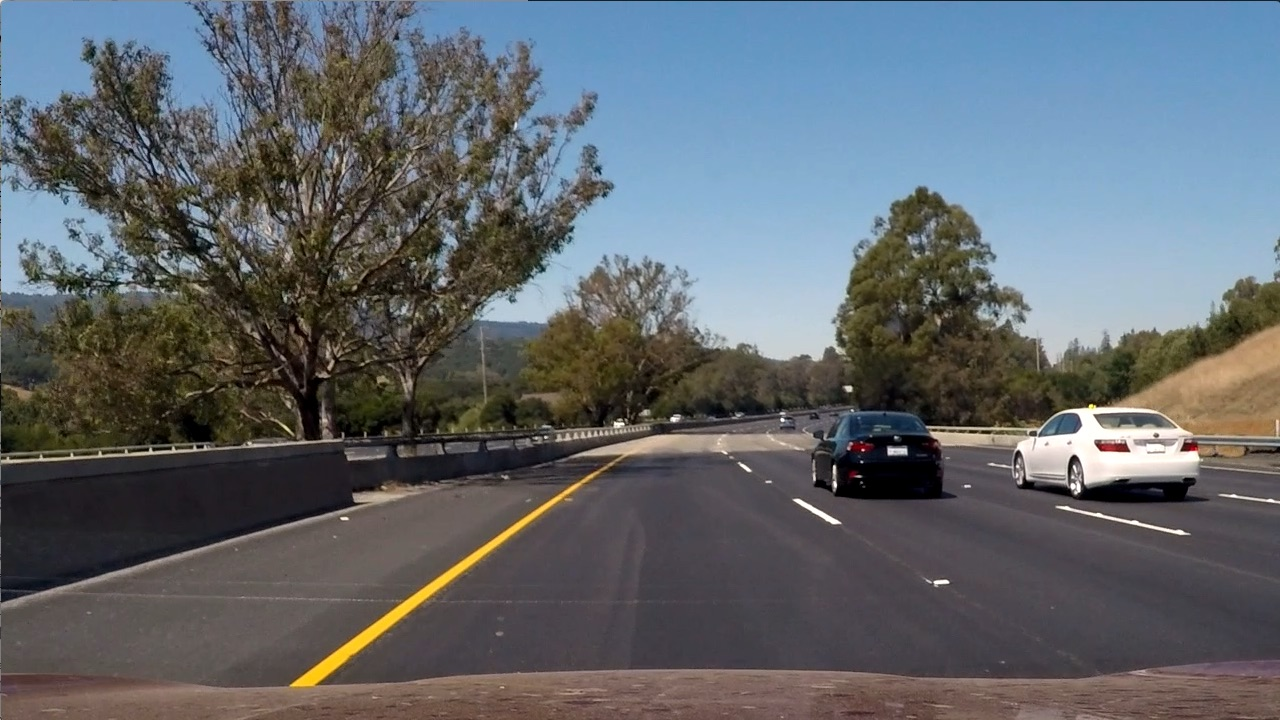
#> input picture HLS_n_Color_Thresholds/test6.jpg, 1280 x 720 px, found by its file name
$ jupyter execute RGBtoHLS.ipynb
#> lines starting #> are read from the running program, lines starting #| are printed output that depends on the picture; after the words box and inside, x2 and y2 are one past the last pixel; in counts of white or black regions, pixels touching at a corner belong together
[cell 1]
import matplotlib.pyplot as plt
import matplotlib.image as mpimg
import numpy as np
import cv2
import os

base_dir = 'Gradients_Color_spaces/GradientNColorspaces/HLS_n_Color_Thresholds'
# Read in an image, you can also try test1.jpg or test4.jpg
image = mpimg.imread(os.path.join(base_dir, 'test6.jpg'))
#> image is the input picture: shape (720, 1280, 3); mean R, G, B 97, 102.6, 107.9

# TODO: Define a function that thresholds the S-channel of HLS
# Use exclusive lower bound (>) and inclusive upper (<=)
def hls_select(img, thresh=(0, 255)):
    # 1) Convert to HLS color space
    # 2) Apply a threshold to the S channel
    # 3) Return a binary image of threshold result
#> called with thresh = (120, 255)
    hls_img = cv2.cvtColor(img, cv2.COLOR_RGB2HLS)
#> hls_img: shape (720, 1280, 3); mean of channels 0, 1, 2 76.7, 102.2, 57.5
    s_img = hls_img[:, :, 2]
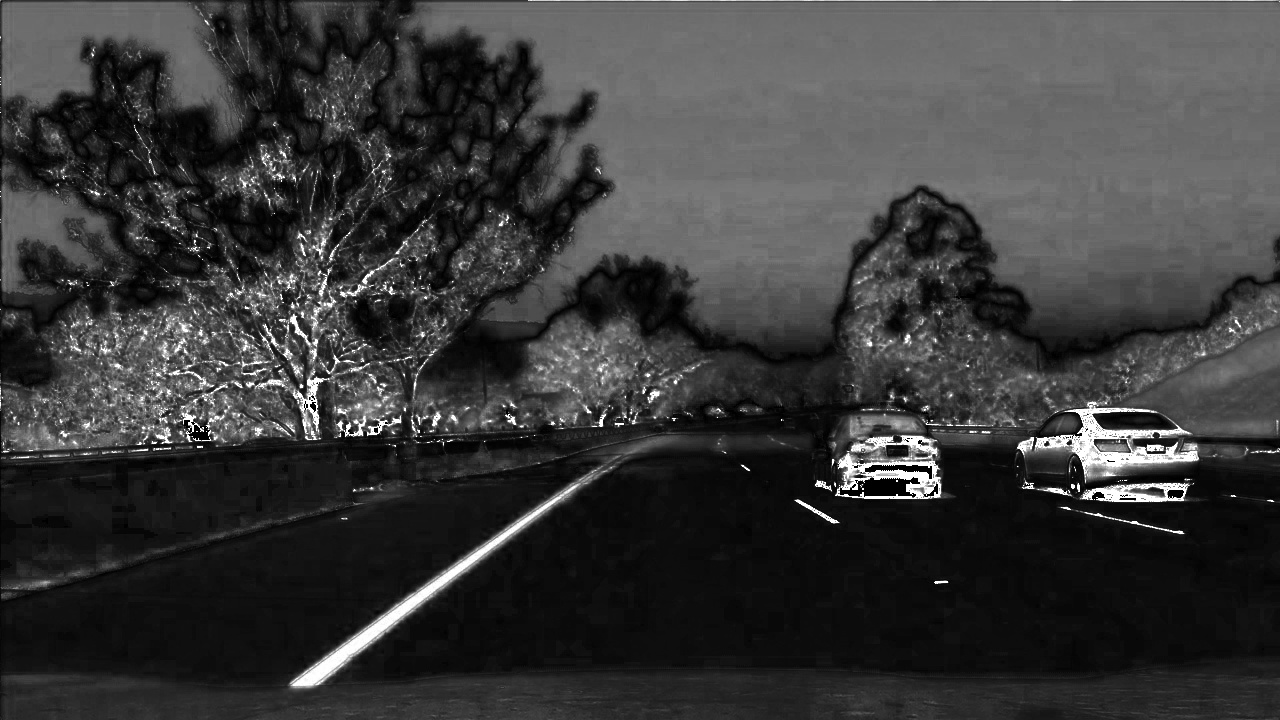
#> s_img: shape (720, 1280); min 0, max 255, mean 57.5
    binary_output = np.zeros_like(s_img)
    binary_output[(s_img > thresh[0]) & (s_img <= thresh[1])] = 1
    return binary_output

# tune the threshold
hls_binary = hls_select(image, thresh=(120, 255))
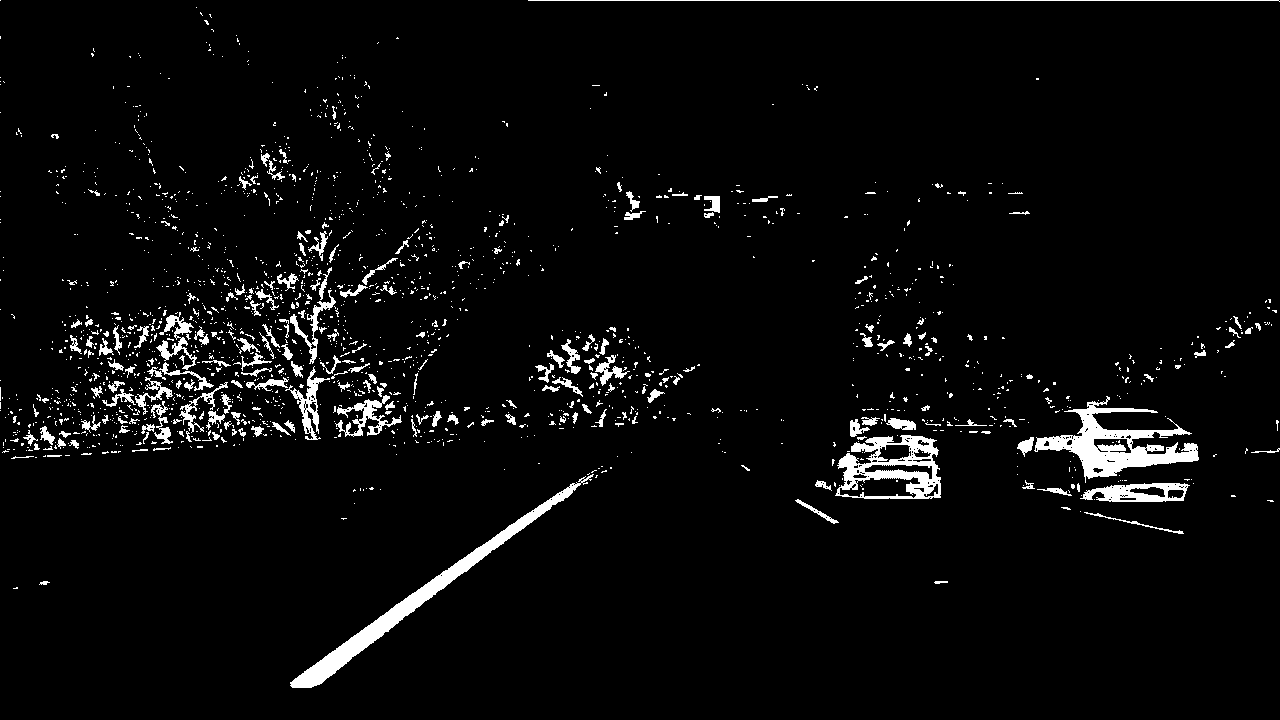
#> hls_binary: shape (720, 1280); values 0 (black) and 1 (white), 4% white; 1866 white regions (1649 under 20 px), largest, box (x1, y1, x2, y2) and area: (290, 474, 594, 688) 4700, (1034, 396, 1199, 483) 4694, (835, 435, 941, 499) 3234

# Plot the result
f, (ax1, ax2) = plt.subplots(1, 2, figsize=(24, 9))
f.tight_layout()
ax1.imshow(image)
ax1.set_title('Original Image', fontsize=50)
ax2.imshow(hls_binary, cmap='gray')
ax2.set_title('Thresholded S', fontsize=50)
plt.subplots_adjust(left=0., right=1, top=0.9, bottom=0.)
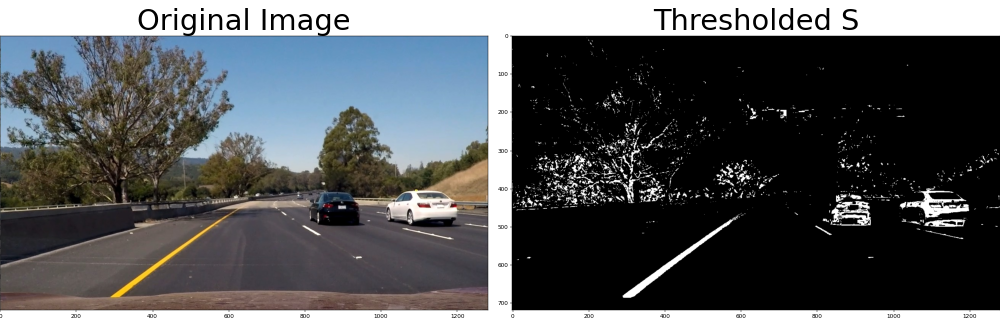
#> figure drawn by matplotlib, 2 panels

$ run again, with HLS_n_Color_Thresholds/test1.jpg copied over HLS_n_Color_Thresholds/test6.jpg
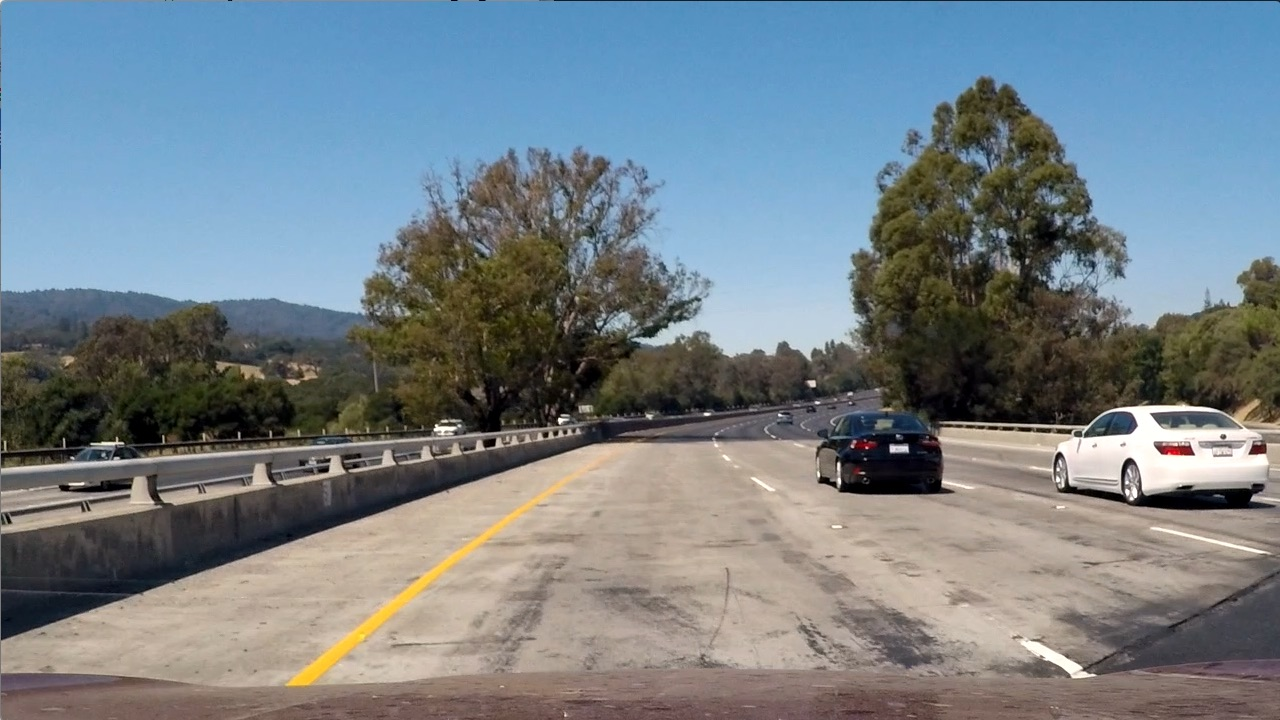
#> input picture HLS_n_Color_Thresholds/test1.jpg, 1280 x 720 px, found by its file name
#> image is the input picture: shape (720, 1280, 3); mean R, G, B 117.5, 128.7, 135.5
#> hls_img: shape (720, 1280, 3); mean of channels 0, 1, 2 60.2, 126.7, 74.4
#> `hls_binary = hls_select(image, thresh=(120, 255))`:
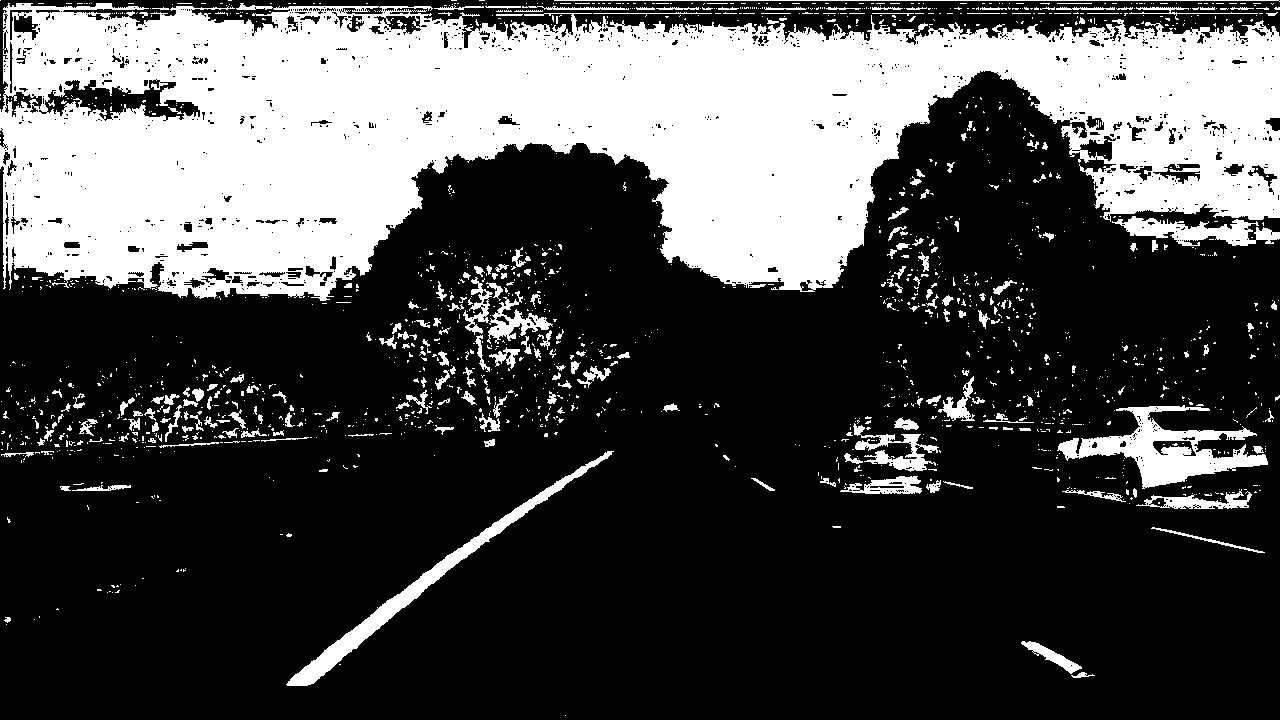
#> hls_binary: shape (720, 1280); values 0 (black) and 1 (white), 29.6% white; 1681 white regions (1444 under 20 px), largest, box (x1, y1, x2, y2) and area: (0, 3, 1280, 301) 234000, (1057, 405, 1268, 489) 6356, (286, 451, 614, 686) 4822
#> `[cell 1] import matplotlib.pyplot as plt import matplotlib.image as mp..`:
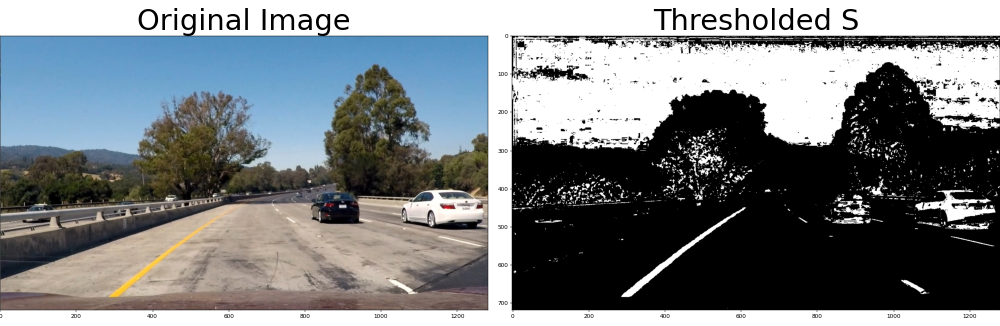
#> figure drawn by matplotlib, 2 panels

$ run again, with HLS_n_Color_Thresholds/test4.jpg copied over HLS_n_Color_Thresholds/test6.jpg
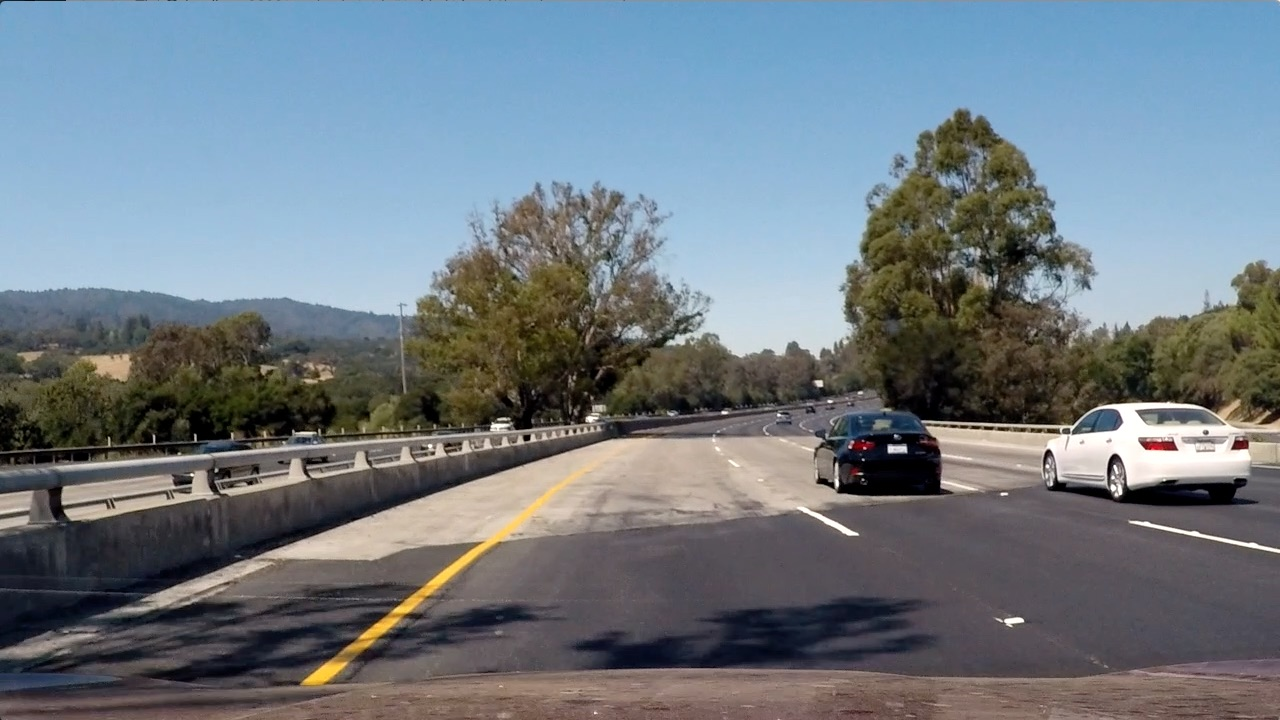
#> input picture HLS_n_Color_Thresholds/test4.jpg, 1280 x 720 px, found by its file name
#> image is the input picture: shape (720, 1280, 3); mean R, G, B 112.2, 122.7, 130.9
#> hls_img: shape (720, 1280, 3); mean of channels 0, 1, 2 80.5, 121.4, 71.8
#> `hls_binary = hls_select(image, thresh=(120, 255))`:
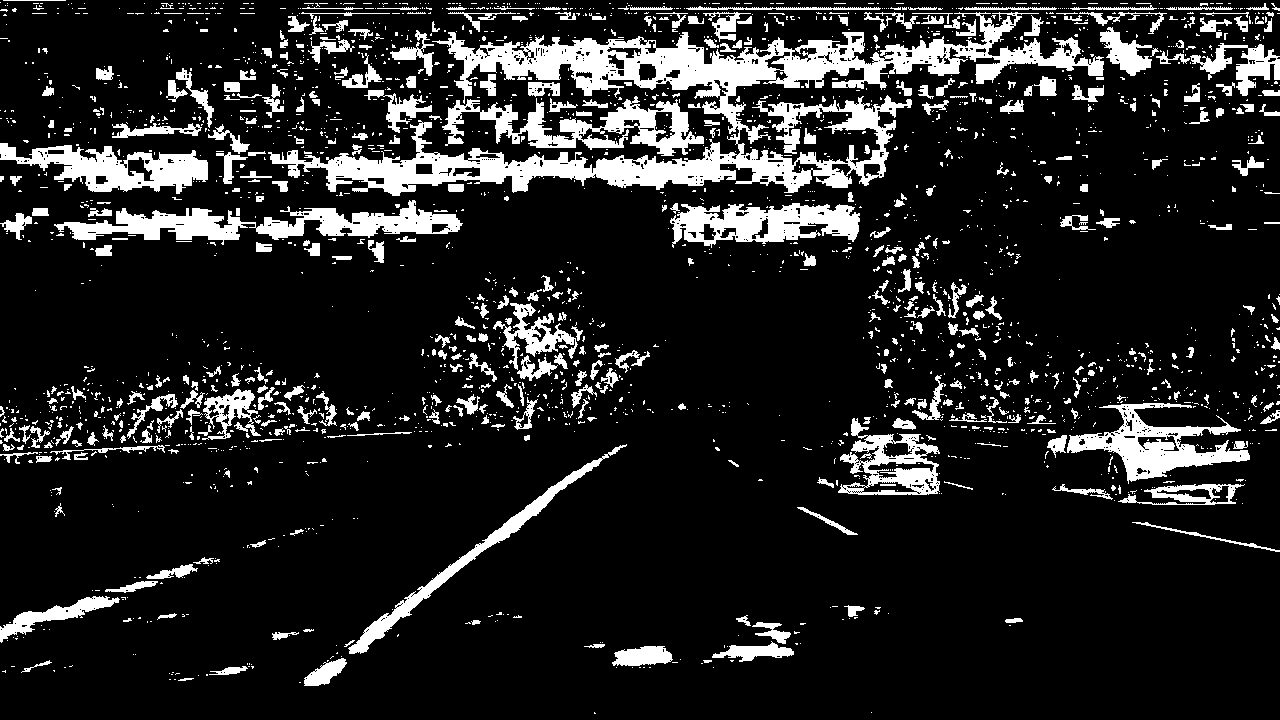
#> hls_binary: shape (720, 1280); values 0 (black) and 1 (white), 13.9% white; 2491 white regions (2039 under 20 px), largest, box (x1, y1, x2, y2) and area: (268, 12, 1104, 196) 36833, (54, 200, 463, 245) 7211, (442, 96, 704, 156) 5744
#> `[cell 1] import matplotlib.pyplot as plt import matplotlib.image as mp..`:
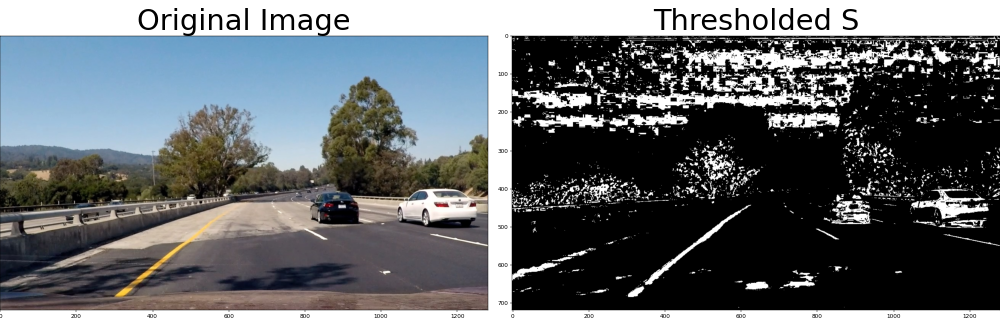
#> figure drawn by matplotlib, 2 panels
